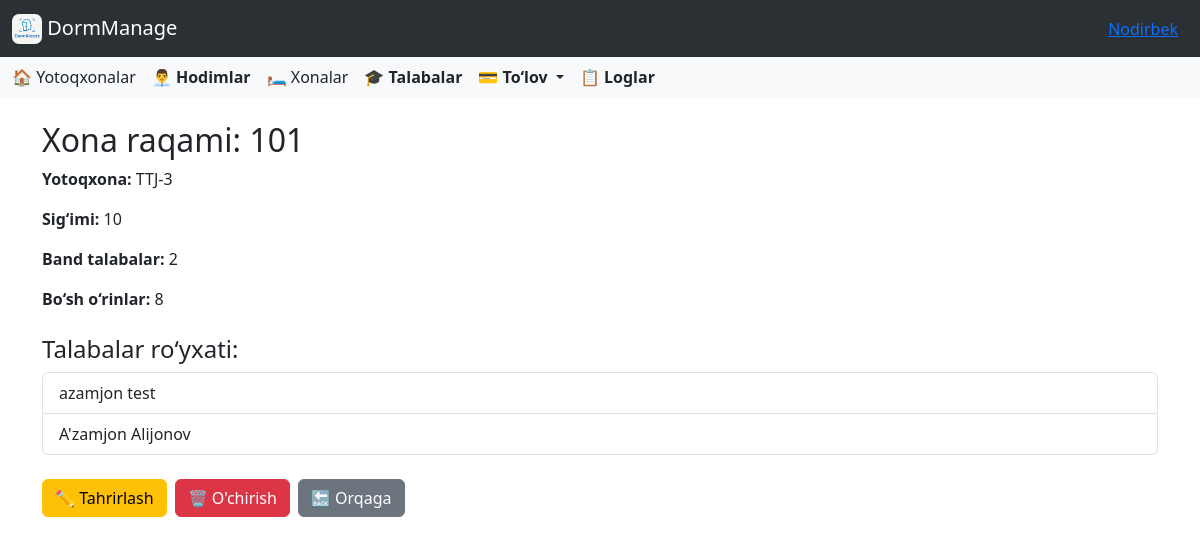
/dormitory/rooms/1/ (signed in), run on the app's committed database.
### accounts/models.py (models this page shows, shortened)
class CustomUser(AbstractUser):
    id = AutoIncrementField(start_from=1)
    ROLE_CHOICES = [
        ('director', 'Direktor'),
        ('employee', 'Xodim'),
    ]
    role = models.CharField(
        max_length=10,
        choices=ROLE_CHOICES,
        default='other',
        verbose_name='Lavozim'
    )
    work_start = models.TimeField(
        verbose_name='Ish boshlanish vaqti',
        null=True,
        blank=True
    )
    work_end = models.TimeField(
        verbose_name='Ish tugash vaqti',
        null=True,
        blank=True
    )
    phone_number = models.CharField(
        max_length=20,
        blank=True,
        verbose_name='Telefon raqami'
    )
    hire_date = models.CharField(
        max_length=10,
        null=True,
        blank=True,
        verbose_name='Ishga qabul qilingan sana'
    )
    photo = models.ImageField(
        upload_to=staff_photo_upload_path,
        blank=False,
        null=False,
        verbose_name='Hodim surati'
    )
    salary = models.PositiveIntegerField(
        verbose_name='Maosh',
        null=True,
        blank=True,
        help_text="Hodimning maoshi (so'mda)"
    )
    is_in_dormitory = models.BooleanField(default=False)

### dormitory/models.py (models this page shows, shortened)
class Room(models.Model):
    dormitory = models.ForeignKey(Dormitory, on_delete=models.CASCADE, related_name='rooms')
    number = models.CharField(max_length=5)
    size = models.PositiveSmallIntegerField()

class Dormitory(models.Model):
    director = models.ForeignKey(Director, on_delete=models.CASCADE, related_name='dormitories')
    name = models.CharField(max_length=300, blank=False)
    address = models.CharField(max_length=300, blank=False)
    monthly_payment = models.PositiveIntegerField(default=0, verbose_name="Oylik to‘lov miqdori (so'm)")
    default_monthly_payment = models.PositiveIntegerField(
        default=1,
        help_text="Shartnomaga asosan boshlang‘ich oylik to‘lov (so‘mda)"
    )
    last_update_time = models.DateTimeField(blank=True, null=True)

### student/models.py (models this page shows, shortened)
class Student(models.Model):
    id = AutoIncrementField(start_from=10000)
    dormitory = models.ForeignKey(Dormitory, models.CASCADE, related_name='students')
    first_name = models.CharField(max_length=50)
    last_name = models.CharField(max_length=50)
    faculty = models.CharField(max_length=100)
    room = models.ForeignKey(Room, on_delete=models.SET_NULL, null=True, blank=True, related_name='students')
    phone_number = models.CharField(max_length=20)
    is_in_dormitory = models.BooleanField(default=True)
    parent_full_name = models.CharField(max_length=100)
    parent_login = models.CharField(max_length=150, unique=True, editable=False)
    parent_password = models.CharField(max_length=20, editable=True)
    image = models.ImageField(upload_to=student_image_upload_to, null=True, blank=True)
    contract_number = models.CharField(max_length=50, null=True, blank=True)
    contract_date = models.DateField(null=True, blank=True)
    arrival_time = models.DateField(null=True, blank=True)
    checkout_time = models.DateField(null=True, blank=True)
    total_payment = models.PositiveIntegerField(null=True, blank=True, default=0)

### dormitory/views.py (the view)
# urls.py: path('rooms/<int:pk>/', RoomDetailView.as_view(), name='room_detail'),
class RoomDetailView(DetailView):
    model = Room
    template_name = 'dormitory/room_detail.html'
    context_object_name = 'room'
    def get_context_data(self, **kwargs):
        context = super().get_context_data(**kwargs)
        room = self.object
        students = room.students.all()
        context['students'] = students
        context['empty_slots'] = room.size - students.count()
        return context

### templates/dormitory/room_detail.html (shortened to what this page needs)
{% extends 'base.html' %}
{% block content %}
<div class="container mt-4">
    <h2>Xona raqami: {{ room.number }}</h2>
    <p><strong>Yotoqxona:</strong> {{ room.dormitory.name }}</p>
    <p><strong>Sig‘imi:</strong> {{ room.size }}</p>
    <p><strong>Band talabalar:</strong> {{ students|length }}</p>
    <p><strong>Bo‘sh o‘rinlar:</strong> {{ empty_slots }}</p>
    <h4 class="mt-4">Talabalar ro‘yxati:</h4>
    {% if students %}
    <ul class="list-group">
        {% for student in students %}
        <li class="list-group-item">{{ student.first_name }} {{ student.last_name }}</li>
        {% endfor %}
    </ul>
    {% else %}
    <p class="text-muted">Bu xonaga hali talaba biriktirilmagan.</p>
    {% endif %}
    <div class="mt-4 d-flex gap-2">
        <a href="{% url 'room_update' room.id %}" class="btn btn-warning">✏️ Tahrirlash</a>
        <button type="button" class="btn btn-danger" data-bs-toggle="modal" data-bs-target="#deleteModal">
            🗑️ O'chirish
        </button>
        <a href="{% url 'rooms' %}" class="btn btn-secondary">🔙 Orqaga</a>
    </div>
</div>
{% endblock %}

### templates/base.html (shortened to what this page needs)
<!DOCTYPE html>
<html lang="en">
<head>
    <link href="https://cdn.jsdelivr.net/npm/bootstrap@5.3.5/dist/css/bootstrap.min.css" rel="stylesheet">
    <link rel="stylesheet" href="https://cdnjs.cloudflare.com/ajax/libs/font-awesome/6.0.0/css/all.min.css">
    <link rel="stylesheet" href="https://cdn.jsdelivr.net/npm/bootstrap-icons@1.10.5/font/bootstrap-icons.css">
    <link href="https://cdn.jsdelivr.net/npm/select2@4.1.0-rc.0/dist/css/select2.min.css" rel="stylesheet" />
</head>
<body>
<nav class="navbar bg-body-tertiary" data-bs-theme="dark">
  <div class="container-fluid">
    <a class="navbar-brand" href="{% url 'dashboard' %}">
      <img src="/media/images/icon.png" alt="Logo" style="width:30px; height:30px; border-radius:7px" class="d-inline-block align-text-top">
      DormManage
    </a>
    <div class="ms-auto" style="margin: 0 10px;">
      <a href="#" class="text-primary text-decoration-underline" data-bs-toggle="modal" data-bs-target="#userInfoModal">
        {{ user.first_name }}
      </a>
    </div>
  </div>
</nav>
<nav class="navbar bg-body-tertiary">
  <div class="container-fluid">
    <div class="d-none d-lg-flex gap-3 align-items-center">
  {% if user.role == 'director' %}
  <a class="nav-link" href="{% url 'dormitories' %}">🏠 Yotoqxonalar</a>
  <a class="nav-link" href="{% url 'employees' %}"><strong>👨‍💼 Hodimlar</strong></a>
  {% endif %}
  <a class="nav-link" href="{% url 'rooms' %}">🛏️ Xonalar</a>
  <a class="nav-link" href="{% url 'students' %}"><strong>🎓 Talabalar</strong></a>
  <div class="nav-item dropdown">
    <a class="nav-link dropdown-toggle" href="#" role="button" data-bs-toggle="dropdown" aria-expanded="false">
      <strong>💳 To‘lov</strong>
    </a>
  </div>
  <a class="nav-link" href="{% url 'logs' %}"><strong>📋 Loglar</strong></a>
</div>
  </div>
</nav>
{% block content %}
{% endblock %}
</body>
</html>

### data on the page
CustomUser: first_name "Nodirbek"
Room: number "101", dormitory.name "TTJ-3", size "10"
Student: first_name "azamjon", last_name "test"
Student: first_name "A'zamjon", last_name "Alijonov"

### other printed values
{{ students|length }} "2"
{{ empty_slots }} "8"
